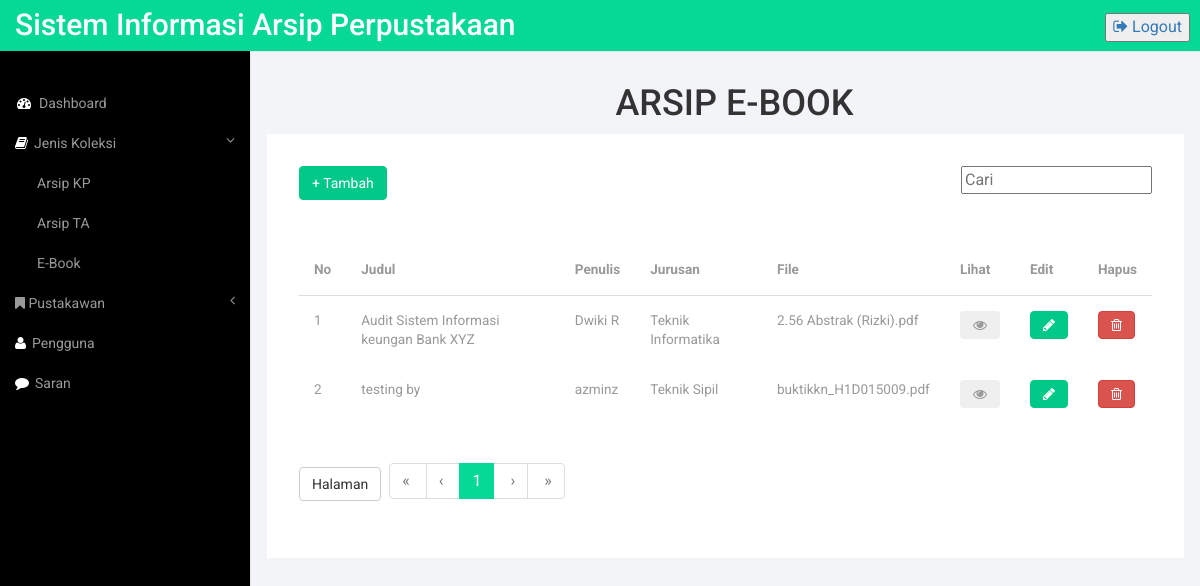
The page /admin/koleksiEBOOK.php (signed in) on the database its author committed.
### tables this page shows
CREATE TABLE `koleksiebook` (
  `id_koleksiEBOOK` int(255) NOT NULL,
  `judul` varchar(100) NOT NULL,
  `penulis` varchar(100) NOT NULL,
  `jurusan` varchar(100) NOT NULL,
  `accno` int(200) NOT NULL,
  `subjek` varchar(200) NOT NULL,
  `barcode` int(200) NOT NULL,
  `laporan` varchar(255) NOT NULL
);

### admin/koleksiEBOOK.php (the view, shortened to what this page needs)
<?php
include"../system/koneksi.php";
include"../pagination2.php";
?>
<!DOCTYPE HTML>
<html>
<head>
<link href="../css/bootstrap.min.css" rel='stylesheet' type='text/css' />
<link href="../css/administrator.css" rel='stylesheet' type='text/css' />
<link href="../css/lines.css" rel='stylesheet' type='text/css' />
<link href="../css/font-awesome.css" rel="stylesheet">
<link href="../css/custom.css" rel="stylesheet">
</head>
<body>
<div id="wrapper">
        <nav class="top1 navbar navbar-default navbar-static-top" role="navigation" style="margin-bottom: 0">
            <div class="navbar-header">
                <a class="navbar-brand" href="index.html">Sistem Informasi Arsip Perpustakaan</a>
            </div>
            <ul class="nav navbar-nav navbar-right">
				<button style="margin-top: 15%" class="m_2"><a href="logout.php"><i class="fa fa-sign-out"></i> Logout</a></button>
			</ul>
            <div class="navbar-default sidebar" role="navigation">
                <div class="sidebar-nav navbar-collapse">
                    <ul class="nav" id="side-menu">
                        <li>
                            <a href="administrator.php"><i class="fa fa-dashboard fa-fw nav_icon"></i>Dashboard</a>
                        </li>
                        <li>
                            <a href="#"><i class="fa fa-book nav_icon"></i>Jenis Koleksi<span class="fa arrow"></span></a>
                            <ul class="nav nav-second-level">
                                <li>
                                    <a href="koleksiKP.php">Arsip KP</a>
                                    <a href="koleksiTA.php">Arsip TA</a>
                                    <a href="koleksiEBOOK.php">E-Book</a>
                                </li>
                            </ul>
                        </li>
                       <li>
                            <a href="#"><i class="fa fa-bookmark nav-icon"></i> Pustakawan<span class="fa arrow"></span></a>
                        </li>
                        <li>
                            <a href="pengguna.php"><i class="fa fa-user nav_icon"></i>Pengguna</a>
                        </li>
                        <li>
                            <a href="saran.php"><i class="fa fa-comment nav_icon"></i>Saran</a>
                        </li>
                    </ul>
                </div>
            </div>
        </nav>
        <div id="page-wrapper">
        <div class="graphs">
     	<div class="col_3">
     		<h1 style="margin-left: 38%">ARSIP E-BOOK</h1>
     		<div class="bs-example4" data-example-id="simple-responsive-table">
    <div class="table-responsive">
        <div class="row">
            <div class="col-md-6">
                <button type="button" name="tambah" data-toggle="modal" data-target="#tambahmodal" class="btn-primary btn">+ Tambah</button>
            </div>
            <div class="col-md-6">
                <div class="search pull-right">
                    <form action="koleksiEBOOK.php" method="GET">
                        <input type="text" value="" name="cari" placeholder="Cari">
                    </form>
                </div>
            </div>
        </div>
        <br><br>
    <table class="table">
        <thead>
          <tr>
            <th>No</th>
            <th>Judul</th>
            <th>Penulis</th>
            <th>Jurusan</th>
            <th>File</th>
            <th style="width: 3%;">Lihat</th>
            <th style="width: 3%">Edit</th>
            <th style="width: 3%">Hapus</th>
          </tr>
        </thead>
        <tbody>
        <?php
        $page = isset($_GET['page']) ? intval($_GET['page']) : 1;
                $adjacents = isset($_GET['adjacents']) ? intval($_GET['adjacents']) : 3;
                    $rpp = 5;
                    if(isset($_REQUEST['cari']) && $_REQUEST['cari']<>""){
                        $cari = isset($_REQUEST['cari']) ? urldecode($_REQUEST['cari']) : '';
                        $lihat = mysqli_query($con, "SELECT * FROM koleksiebook WHERE judul LIKE '%$cari%' OR penulis LIKE '%$cari%' OR jurusan LIKE '%$cari%' ORDER BY judul ASC");
                        $reload = $_SERVER['PHP_SELF'] . "?cari=".$cari."&amp;adjacents=".$adjacents;
                    } else{
                        $lihat = mysqli_query($con, "SELECT * FROM koleksiebook ORDER BY judul ASC");
                        $reload = $_SERVER['PHP_SELF']."?adjacents=".$adjacents;
                    }
                    $tcount = mysqli_num_rows($lihat);
                    $tpages = isset($tcount) ? ceil($tcount / $rpp) : 1;
                    $count = 0;
                    $i = ($page - 1) * $rpp;
                    $mulai = ($page>1) ? ($page * $rpp) - $rpp: 0;
                    $no = $mulai+0;
                    while (($count<$rpp) && ($i<$tcount)){
                            mysqli_data_seek($lihat, $i);
                            $hasil = mysqli_fetch_array($lihat);
                            $no++;
     		echo "<tr>";
                echo "<td scope='row'>".$no."</td>";
                echo "<td>".$hasil['judul']."</td>";
                echo "<td>".$hasil['penulis']."</td>";
                echo "<td>".$hasil['jurusan']."</td>";
                echo "<td>".$hasil['laporan']."</td>";
                echo "<td><button name='lihat' data-id='".$hasil['id_koleksiEBOOK']."' data-toggle='modal' data-target='#lihat' class='btn-succes btn fa fa-eye' ></button></td>";
                echo "<td><button name='edit' data-id='".$hasil['id_koleksiEBOOK']."' data-toggle='modal' data-target='#edit' class='btn-primary btn fa fa-pencil'></button></td>";
                echo "<td><button name='hapus' data-id='".$hasil['id_koleksiEBOOK']."' data-toggle='modal' data-target='#hapus' class='btn-danger btn fa fa-trash-o'></button></td>";
            echo "</tr>";
            $i++;
            $count++;
            }
        ?>
        </tbody>
    </table>
<?php
     echo"<table>";
                        echo "<tr>";
                            echo "<td>";
                                echo "<a class='btn btn-default'>Halaman</a>";
                            echo "</td>";
                            echo "<td style='width: 3%;'>";
                            echo "</td>";
                            echo "<td>";
                                echo paginate_two($reload, $page, $tpages, $adjacents);
                            echo "</td>";
                        echo "</tr>";
                    echo"</table>";
?>
</body>
</html>

### css/administrator.css (style rules this page uses)
h4, h5, h6, h1, h2, h3 { margin-top: 0; }
ul, ol { margin: 0; }
html, body { font-family: 'Roboto', sans-serif; font-size: 100%; background:#000; overflow-x: hidden; }
body a { transition:0.5s all; -webkit-transition:0.5s all; -moz-transition:0.5s all; -o-transition:0.5s all; -ms-transition:0.5s all; }
.navbar-default.sidebar { background-color: #000; font-family: 'Roboto', sans-serif; }
nav.top1.navbar.navbar-default.navbar-static-top { background-color:rgb(6, 217, 149); font-family: 'Roboto', sans-serif; }
.navbar-default .navbar-brand { color: #fff !important; font-size: 30px; font-weight: 500; }
.navbar-right { margin-right: 10px !important; }
i.nav_icon { color: #fff; margin-right:6px; }
.sidebar ul li a { color: #999; font-size:14px; }
ul.nav.navbar-nav.navbar-right { height: 51px; }
.sidebar-nav.navbar-collapse { margin: 2em 0 0 0; }
.col_3 { margin-bottom:1em; }
.graphs { padding: 2em 1em; background: #f2f4f8; height: calc(200vh - 100px); font-family: 'Roboto', sans-serif; }
.bs-example4 { background: #fff; max-height: 1000px; padding: 2em; }
.table > thead > tr > th, .table > tbody > tr > th, .table > tfoot > tr > th, .table > thead > tr > td, .table > tbody > tr > td, .table > tfoot > tr > td { border-top: none !important; }
.btn-primary { background-color: rgb(0, 200, 135) !important; border-color: rgb(0, 200, 135) !important; color: #fff; }
.float-right, .pull-right { float: right!important; }
.table > thead > tr > th, .table > tbody > tr > th, .table > tfoot > tr > th, .table > thead > tr > td, .table > tbody > tr > td, .table > tfoot > tr > td { font-size: 0.85em; color: #999; }
.table td, .table>tbody>tr>td, .table>tbody>tr>th, .table>tfoot>tr>td, .table>tfoot>tr>th, .table>thead>tr>td, .table>thead>tr>th { padding:15px !important; }
.table > thead > tr > th { border-bottom: 1px solid #ddd !important; }

### css/custom.css (style rules this page uses)
#wrapper { width: 100%; }
#page-wrapper { min-height: 568px; background-color: #fff; }
@media (min-width:768px) { #page-wrapper { position: inherit; margin: 0 0 0 250px; border-left: 1px solid #e7e7e7; } }
.sidebar .sidebar-nav.navbar-collapse { padding-right: 0; padding-left: 0; }
.sidebar .arrow { float: right; }
.sidebar .fa.arrow:before { content: "\f104"; }
.sidebar .active>a>.fa.arrow:before { content: "\f107"; }
.sidebar .nav-second-level li, .sidebar .nav-third-level li { border-bottom: 0!important; }
.sidebar .nav-second-level li a { padding-left: 37px; }
@media (min-width:768px) { .sidebar { z-index: 1; position: absolute; width: 250px; margin-top: 51px; } }

### rows shown on the page
koleksiebook: judul "Audit Sistem Informasi keungan Bank XYZ", penulis "Dwiki R", jurusan "Teknik Informatika", laporan "2.56 Abstrak (Rizki).pdf"
koleksiebook: judul "testing by", penulis "azminz", jurusan "Teknik Sipil", laporan "buktikkn_H1D015009.pdf"

### other values the page prints
$firstlabel "«"
$prevlabel "‹"
$nextlabel "›"
$lastlabel "»"
